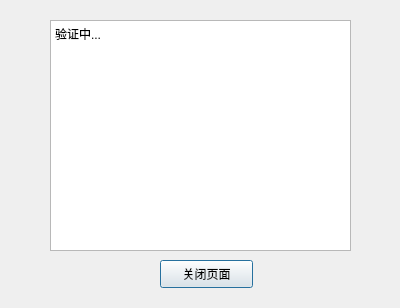
<?xml version="1.0" encoding="UTF-8"?>
<ui version="4.0">
 <class>Dialog</class>
 <widget class="QDialog" name="Dialog">
  <property name="geometry">
   <rect>
    <x>0</x>
    <y>0</y>
    <width>400</width>
    <height>308</height>
   </rect>
  </property>
  <property name="windowTitle">
   <string>完整性验证</string>
  </property>
  <widget class="QTextBrowser" name="validateResultTextBrowser">
   <property name="geometry">
    <rect>
     <x>50</x>
     <y>20</y>
     <width>301</width>
     <height>231</height>
    </rect>
   </property>
   <property name="html">
    <string>&lt;!DOCTYPE HTML PUBLIC &quot;-//W3C//DTD HTML 4.0//EN&quot; &quot;http://www.w3.org/TR/REC-html40/strict.dtd&quot;&gt;
&lt;html&gt;&lt;head&gt;&lt;meta name=&quot;qrichtext&quot; content=&quot;1&quot; /&gt;&lt;style type=&quot;text/css&quot;&gt;
p, li { white-space: pre-wrap; }
&lt;/style&gt;&lt;/head&gt;&lt;body style=&quot; font-family:'SimSun'; font-size:9pt; font-weight:400; font-style:normal;&quot;&gt;
&lt;p style=&quot; margin-top:0px; margin-bottom:0px; margin-left:0px; margin-right:0px; -qt-block-indent:0; text-indent:0px;&quot;&gt;验证中...&lt;/p&gt;&lt;/body&gt;&lt;/html&gt;</string>
   </property>
  </widget>
  <widget class="QPushButton" name="closeBtn">
   <property name="geometry">
    <rect>
     <x>160</x>
     <y>260</y>
     <width>93</width>
     <height>28</height>
    </rect>
   </property>
   <property name="text">
    <string>关闭页面</string>
   </property>
  </widget>
 </widget>
 <resources/>
 <connections/>
</ui>
